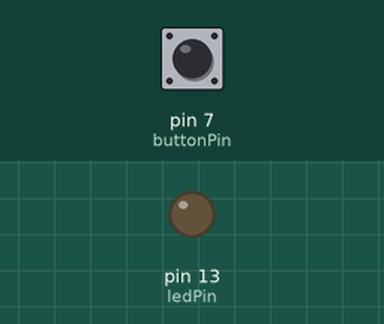
Recording of a sketch running on a simulated Arduino Uno, built with avr-gcc and run on an emulated ATmega328P. Parts: output pins drawn as LEDs (lit = HIGH). The test bench sets the inputs (shaded band); at power-on: pin 7 (buttonPin) HIGH.

Above: at 1.2 s.
1.3 s: pin 7 (buttonPin) pulled LOW for 0.15 s
At 1.37 s:
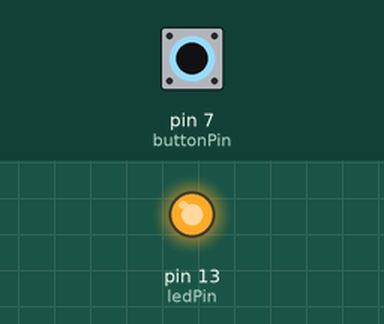
2.9 s: pin 7 (buttonPin) pulled LOW for 3.2 s
At 7.2 s:
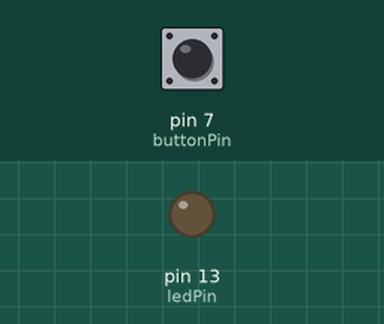
Timing chart, 0 to 8.7 s (numbered marks = the images above; inputs shaded):
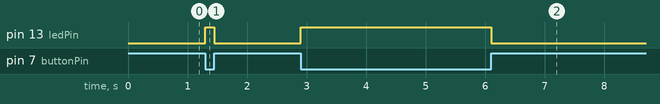

The sketch:

BlinkLED.ino
```cpp
// Global variables
int buttonPin = 7;    // Button connected to Pin 7
int ledPin = 13;      // LED connected to Pin 13
int buttonState = 0;  // Variable to store the button state

void setup() {
  pinMode(buttonPin, INPUT_PULLUP); // Set buttonPin as input with internal pull-up resistor
  pinMode(ledPin, OUTPUT);           // Set ledPin as output
}

void loop() {
  buttonState = digitalRead(buttonPin); // Read the state of the button

  // Check if the button is pressed
  if (buttonState == LOW) {
    digitalWrite(ledPin, HIGH);  // Turn the LED on
  } else {
    digitalWrite(ledPin, LOW);   // Turn the LED off
  }
}
```

Measured:
- after the input at 1.3 s, pin 13 (ledPin): LOW → HIGH at once, → LOW 0.15 s later
- after the input at 2.9 s, pin 13 (ledPin): LOW → HIGH at once, → LOW 3.2 s later
